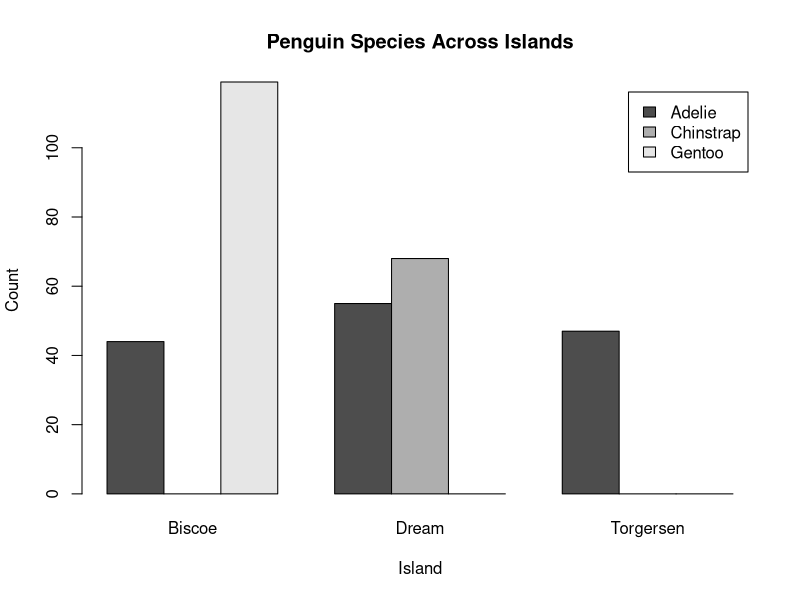
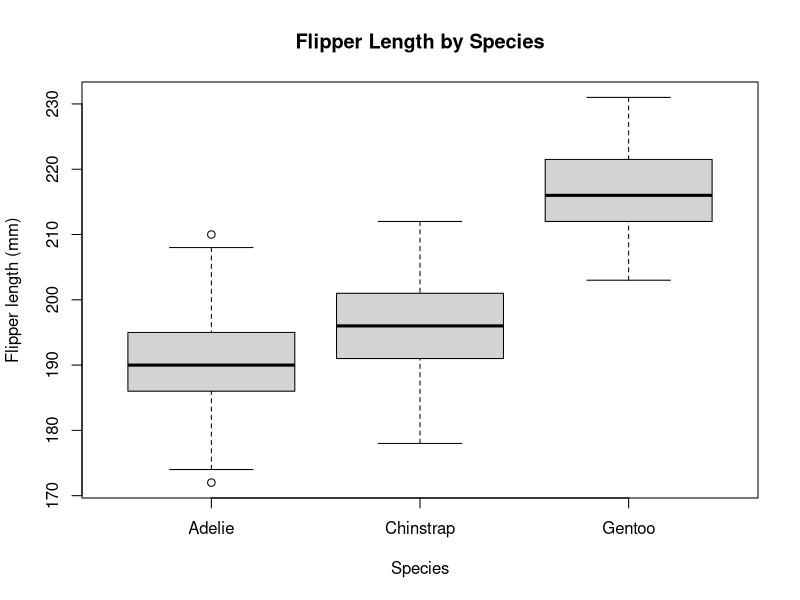
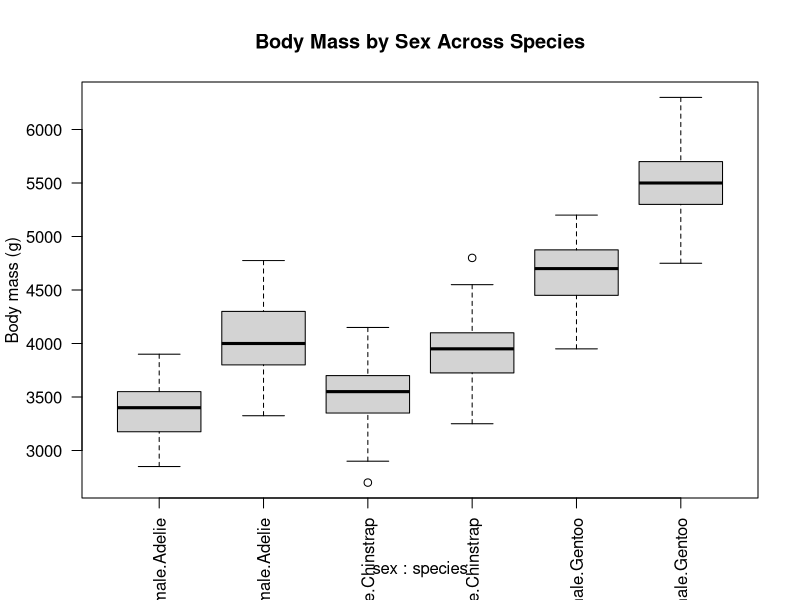
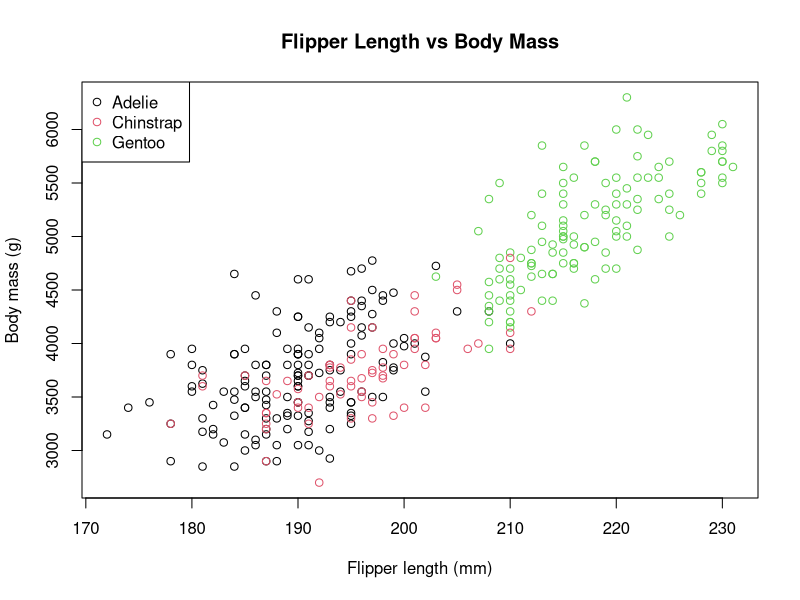
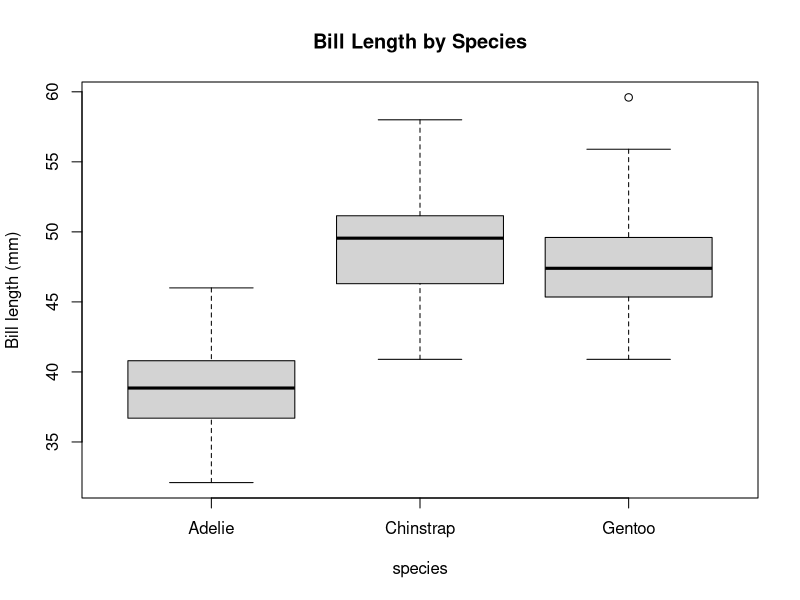
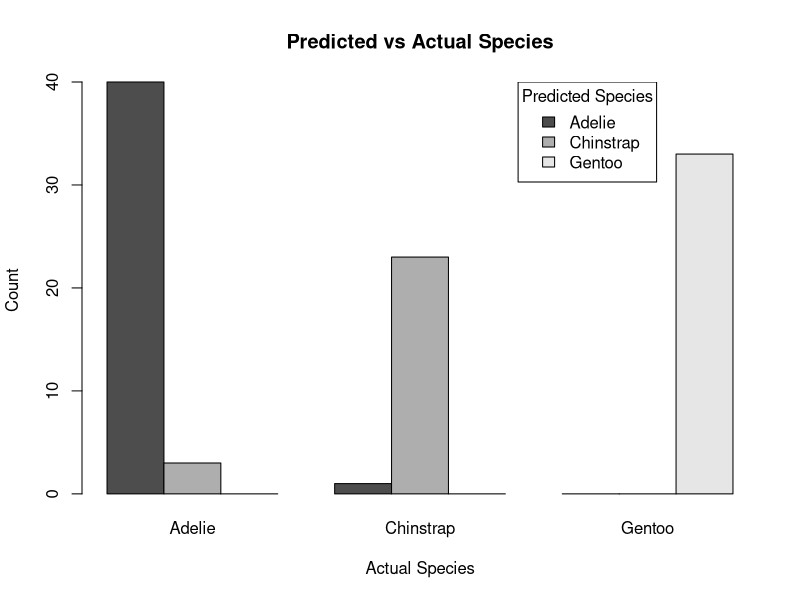
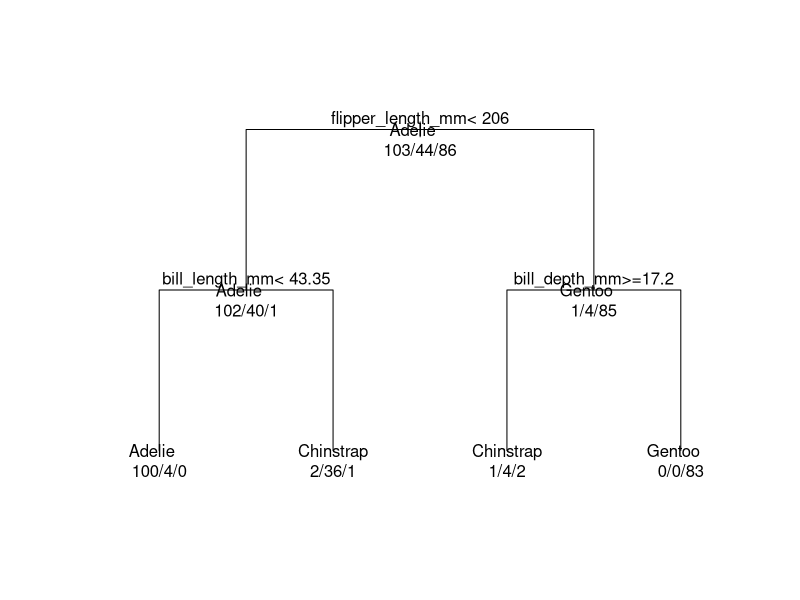

Write the R code that produced these figures, in order.
## ---- chunk 1
knitr::opts_chunk$set(echo = TRUE, warning = FALSE, message = FALSE)
library(palmerpenguins)
library(rpart)
## ---- chunk 2
# Load the data
data("penguins")   # Load penguins dataset

# First look at the dataset
head(penguins)
## ---- chunk 3
# Check missing values
cat("No. of missing values: ",sum(is.na(penguins)), "\n")

# Remove rows with missing values
penguins_clean <- na.omit(penguins)

# Number of rows and columns
cat("No. of rows: ", nrow(penguins_clean), "\n")
cat("No. of columns: ", ncol(penguins_clean), "\n")

# Unique values
cat("\nSpecies: \n");unique(penguins_clean$species)

cat("\nIslands: \n");unique(penguins_clean$island)
## ---- chunk 4
# Dataset summary
summary(penguins)
## ---- chunk 5
# Summary statistics by species
cat("Average Bill Length\n");tapply(penguins_clean$bill_length_mm, penguins_clean$species, mean)
cat("\nAverage Bill Depth\n");tapply(penguins_clean$bill_depth_mm, penguins_clean$species, mean)
cat("\nAverage Flipper Length\n");tapply(penguins_clean$flipper_length_mm, penguins_clean$species, mean)
cat("\nAverage Body Mass\n");tapply(penguins_clean$body_mass_g, penguins_clean$species, mean)
cat("\nNo. of Each Species");table(penguins_clean$species)
## ---- chunk 6
# Island distribution table
table(penguins_clean$island, penguins_clean$species)
## ---- chunk 7
# Island distribution bar chart
barplot(table(penguins_clean$species, penguins_clean$island),
        beside = TRUE, legend = TRUE,
        main = "Penguin Species Across Islands",
        xlab = "Island", ylab = "Count")
## ---- chunk 8
# Flipper length box plot
boxplot(flipper_length_mm ~ species, data = penguins_clean,
        main = "Flipper Length by Species",
        xlab = "Species", ylab = "Flipper length (mm)")
## ---- chunk 9
# Body mass box plot
boxplot(body_mass_g ~ sex + species, data = penguins_clean,
        main = "Body Mass by Sex Across Species",
        ylab = "Body mass (g)", las = 2)
## ---- chunk 10
# Body Mass vs. Flipper Length scatter plot
plot(penguins_clean$flipper_length_mm, penguins_clean$body_mass_g,
     col = penguins_clean$species,
     xlab = "Flipper length (mm)", ylab = "Body mass (g)",
     main = "Flipper Length vs Body Mass")
legend("topleft", legend = levels(penguins_clean$species), col = 1:3, pch = 1)
## ---- chunk 11
# Bill lengths box plot
boxplot(bill_length_mm ~ species, data = penguins_clean,
        main = "Bill Length by Species",
        ylab = "Bill length (mm)")
## ---- chunk 12
# ANOVA: Bill lengths
anova_bill_length <- aov(bill_length_mm ~ species, data = penguins_clean)
summary(anova_bill_length)
## ---- chunk 13
# ANOVA: Body mass
anova_mass <- aov(body_mass_g ~ species, data = penguins_clean)
summary(anova_mass)
## ---- chunk 14
# Adelie vs Chinstrap
adelie_chinstrap <- subset(penguins_clean, species %in% c("Adelie","Chinstrap"))
t.test(flipper_length_mm ~ species, data = adelie_chinstrap)
## ---- chunk 15
# Adelie vs Gentoo
adelie_gentoo <- subset(penguins_clean, species %in% c("Adelie","Gentoo"))
t.test(flipper_length_mm ~ species, data = adelie_gentoo)
## ---- chunk 16
set.seed(123)

# Split data: train (70%) and test (30%)
n <- nrow(penguins_clean)
index <- sample(1:n, size = 0.7*n)
train <- penguins_clean[index, ]
test  <- penguins_clean[-index, ]

# Fit decision tree on training data
model <- rpart(species ~ bill_length_mm + bill_depth_mm + flipper_length_mm + body_mass_g,
               data = train, method = "class")

# Predict on test set
predictions <- predict(model, newdata = test, type = "class")

## ---- chunk 17
# Confusion matrix
confusion_matrix <- table(Predicted = predictions, Actual = test$species)
confusion_matrix

accuracy <- sum(diag(confusion_matrix)) / sum(confusion_matrix)
cat("Overall accuracy:", round(accuracy * 100, 1), "%\n")

# Sensitivity and Specificity for each species
species <- c("Adelie", "Chinstrap", "Gentoo")

for (s in species) {
  TP <- confusion_matrix[s, s]
  FN <- sum(confusion_matrix[, s]) - TP
  FP <- sum(confusion_matrix[s, ]) - TP
  TN <- sum(confusion_matrix) - TP - FN - FP
  
  sensitivity <- TP / (TP + FN)
  specificity <- TN / (TN + FP)
  
  cat("\nSpecies:", s, "\n")
  cat("Sensitivity:", round(sensitivity * 100, 1), "%\n")
  cat("Specificity:", round(specificity * 100, 1), "%\n")
}
## ---- chunk 18
# Predicted vs Actual Species Plot
barplot(confusion_matrix, beside = TRUE,
        main = "Predicted vs Actual Species",
        xlab = "Actual Species", ylab = "Count")

# Add legend with title
legend("topright", legend = colnames(confusion_matrix), fill = gray.colors(ncol(confusion_matrix)),
       title = "Predicted Species", inset = c(0.15, 0))
## ---- chunk 19
# Visualize Decision Tree
plot(model, uniform = TRUE, margin = 0.1)
text(model, use.n = TRUE, all = TRUE)
